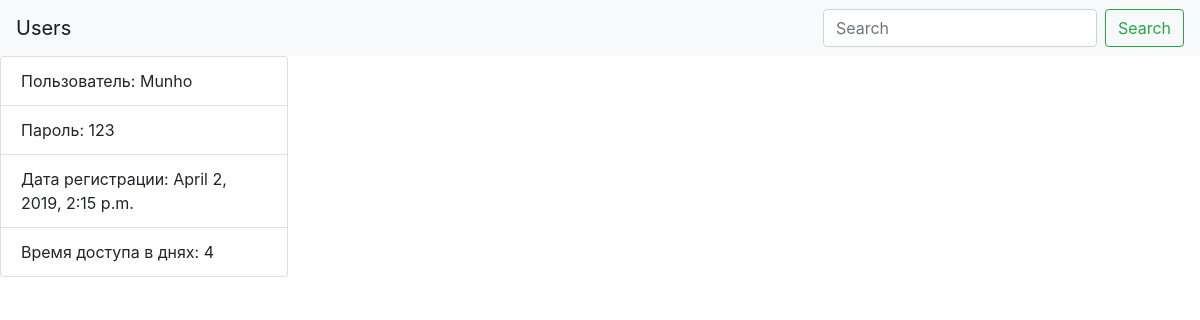
The page /users_list/django/ on the database its author committed.
### user/models.py (models this page shows, shortened)
class User(models.Model):
    name=models.CharField(max_length=150, db_index=True, unique=True)
    password=models.CharField(max_length=50)
    data=models.DateTimeField(auto_now_add=True)
    access_time=models.CharField(max_length=50)
    slug=models.SlugField(max_length=50, unique=True)

### user/views.py (the view)
# urls.py: path('users_list/<str:slug>/', users_list_detail, name='user_detail_url'),
def users_list_detail(request, slug):
    user=User.objects.get(slug__iexact=slug)
    return render(request, 'user_detail.html', context={'user':user, 'slug':slug})

### user/templates/user_detail.html (shortened to what this page needs)
{% extends 'Base.html' %}
{% block content %}
    <div class="card" style="width: 18rem;">
        <ul class="list-group list-group-flush">
            <li class="list-group-item">Пользователь: {{ user.name }}</li>
            <li class="list-group-item">Пароль: {{ user.password }}</li>
            <li class="list-group-item">Дата регистрации: {{ user.data }}</li>
            <li class="list-group-item">Время доступа в днях: {{ user.access_time }}</li>
        </ul>
    </div>
{% endblock %}

### rows shown on the page
User: name "Munho", password "123", data "April 2, 2019, 2:15 p.m.", access_time "4"
